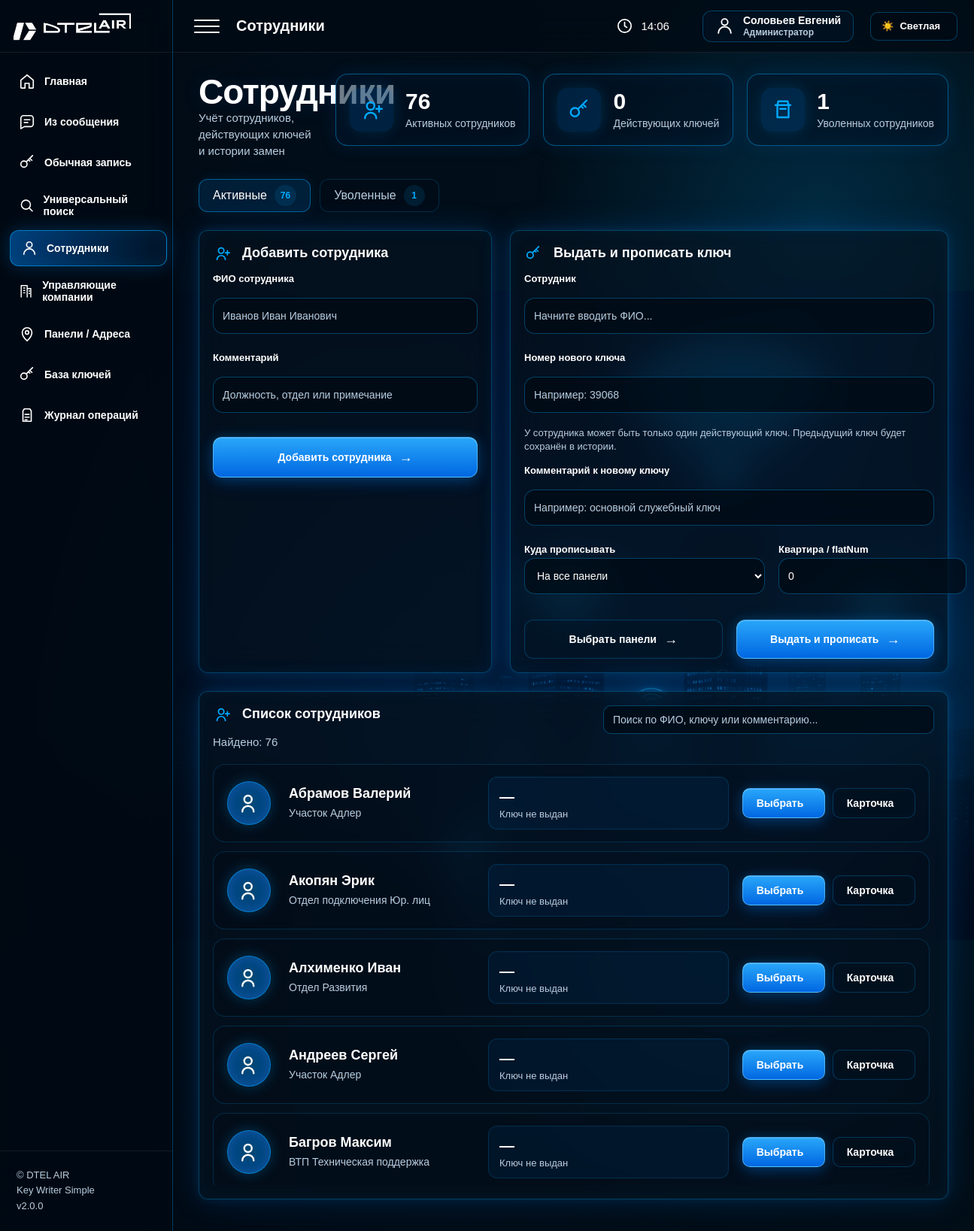
Page /employees (signed in) on the committed database.
### tables this page shows
CREATE TABLE employees (
            id INTEGER PRIMARY KEY AUTOINCREMENT,
            full_name TEXT NOT NULL,
            note TEXT DEFAULT '',
            enabled INTEGER DEFAULT 1,
            created_at TEXT DEFAULT CURRENT_TIMESTAMP
        , updated_at TEXT DEFAULT '', dismissed_at TEXT DEFAULT NULL);

### app/routers/employees.py (the view)
@router.get("/employees", response_class=HTMLResponse)
def employees_page(request: Request):
    return templates.TemplateResponse(
        "employees.html",
        {
            "request": request,
            "panels": get_panels(),
            "employees": get_active_employees(),
            "employees_count": get_employees_count(),
            "dismissed_count": get_dismissed_employees_count(),
            "employee_keys_count": get_employee_keys_count(),
            "current_view": "active",
        },
    )

### app/templates/employees.html (shortened to what this page needs)
{% extends 'base.html' %}
{% block page_name %}Сотрудники{% endblock %}
{% block content %}
<div class="employees-hero">
    <div>
        <h1>Сотрудники</h1>
        <p class="subtitle">Учёт сотрудников, действующих ключей и истории замен</p>
    </div>
    <div class="employees-stats">
        <div class="employees-stat-card">
            <div class="employees-stat-icon">
                <svg viewBox="0 0 24 24">
                    <path d="M17 21a6 6 0 0 0-12 0"/>
                    <circle cx="11" cy="8" r="4"/>
                    <path d="M20 8v6M17 11h6"/>
                </svg>
            </div>
            <div>
                <b>{{ employees_count or 0 }}</b>
                <span>Активных сотрудников</span>
            </div>
        </div>
        <div class="employees-stat-card">
            <div class="employees-stat-icon">
                <svg viewBox="0 0 24 24">
                    <circle cx="7.5" cy="14.5" r="4.5"/>
                    <path d="m11 11 9-9M16 6l3 3M14 8l2 2"/>
                </svg>
            </div>
            <div>
                <b>{{ employee_keys_count or 0 }}</b>
                <span>Действующих ключей</span>
            </div>
        </div>
        <div class="employees-stat-card">
            <div class="employees-stat-icon">
                <svg viewBox="0 0 24 24">
                    <path d="M4 7h16M7 3h10l1 4H6l1-4Z"/>
                    <path d="M6 7v13h12V7"/>
                    <path d="M9 11h6"/>
                </svg>
            </div>
            <div>
                <b>{{ dismissed_count or 0 }}</b>
                <span>Уволенных сотрудников</span>
            </div>
        </div>
    </div>
</div>
<div class="employee-view-tabs">
    <a
        href="/employees"
        class="employee-view-tab {% if current_view == 'active' %}active{% endif %}"
    >
        Активные
        <span>{{ employees_count or 0 }}</span>
    </a>
    <a
        href="/employees/dismissed"
        class="employee-view-tab {% if current_view == 'dismissed' %}active{% endif %}"
    >
        Уволенные
        <span>{{ dismissed_count or 0 }}</span>
    </a>
</div>
{% if current_view != 'dismissed' %}
<div class="employees-top-grid">
    <div class="panel employee-add-panel">
        <h2>
            <span class="title-svg-icon">
                <svg viewBox="0 0 24 24">
                    <path d="M17 21a6 6 0 0 0-12 0"/>
                    <circle cx="11" cy="8" r="4"/>
                    <path d="M20 8v6M17 11h6"/>
                </svg>
            </span>
            Добавить сотрудника
        </h2>
        <form method="post" action="/employees/add">
            <label>ФИО сотрудника</label>
            <input
                name="full_name"
                placeholder="Иванов Иван Иванович"
                autocomplete="off"
                required
            >
            <label>Комментарий</label>
            <input
                name="note"
                placeholder="Должность, отдел или примечание"
                autocomplete="off"
            >
            <button type="submit" class="btn employees-wide-btn">
                Добавить сотрудника
            </button>
        </form>
    </div>
    <div class="panel employee-write-panel">
        <h2>
            <span class="title-svg-icon">
                <svg viewBox="0 0 24 24">
                    <circle cx="7.5" cy="14.5" r="4.5"/>
                    <path d="m11 11 9-9M16 6l3 3M14 8l2 2"/>
                </svg>
            </span>
            Выдать и прописать ключ
        </h2>
        <form method="post" action="/employees/write" id="employeeWriteForm">
            <label>Сотрудник</label>
            <input
                type="text"
                id="employeeWriteSearch"
                name="employee_name"
                placeholder="Начните вводить ФИО..."
                autocomplete="off"
                required
            >
            <label>Номер нового ключа</label>
            <input
                name="key_value"
                placeholder="Например: 39068"
                autocomplete="off"
                required
            >
            <p class="field-hint">
                У сотрудника может быть только один действующий ключ.
                Предыдущий ключ будет сохранён в истории.
            </p>
            <label>Комментарий к новому ключу</label>
            <input
                name="new_key_comment"
                placeholder="Например: основной служебный ключ"
                autocomplete="off"
            >
            <div class="employee-write-row">
                <div>
                    <label>Куда прописывать</label>
                    <select name="scope" id="employeeScope">
                        <option value="all">На все панели</option>
                    </select>
                </div>
                <div>
                    <label>Квартира / flatNum</label>
                    <input name="flat_num" value="0">
                </div>
            </div>
            <div class="employee-write-actions">
                <button type="button" class="btn btn-ghost" id="openEmployeePanelsModal">
                    Выбрать панели
                </button>
                <button type="submit" class="btn">
                    Выдать и прописать
                </button>
            </div>
        </form>
    </div>
</div>
{% endif %}
<div class="panel employees-list-panel">
    <div class="panel-list-head">
        <div>
            <h2>
                <span class="title-svg-icon">
                    <svg viewBox="0 0 24 24">
                        <path d="M17 21a6 6 0 0 0-12 0"/>
                        <circle cx="11" cy="8" r="4"/>
                        <path d="M20 8v6M17 11h6"/>
                    </svg>
                </span>
                {% if current_view == 'dismissed' %}
                    Уволенные сотрудники
                {% else %}
                    Список сотрудников
                {% endif %}
            </h2>
            <p class="subtitle">
                Найдено:
                <span id="employeesFound">{{ employees|length }}</span>
            </p>
        </div>
        <div class="panel-search employees-search-box">
            <input
                type="text"
                id="employeesSearch"
                placeholder="Поиск по ФИО, ключу или комментарию..."
                autocomplete="off"
            >
        </div>
    </div>
    <div class="employees-cards" id="employeesCards">
        {% for e in employees %}
        <div
            class="employee-card {% if current_view == 'dismissed' %}employee-card-dismissed{% endif %}"
            data-search="
                {{ e.full_name }}
                {{ e.note or '' }}
                {{ e.active_key_number or '' }}
                {{ e.last_key_number or '' }}
                {{ e.active_key_comment or '' }}
            "
        >
            <div class="employee-avatar">
                <svg viewBox="0 0 24 24">
                    <path d="M17 21a6 6 0 0 0-12 0"/>
                    <circle cx="11" cy="8" r="4"/>
                </svg>
            </div>
            <div class="employee-card-main">
                <b>{{ e.full_name }}</b>
                <span>{{ e.note or 'Без комментария' }}</span>
            </div>
            <div class="employee-card-stat">
                {% if current_view == 'dismissed' %}
                    <b>{{ e.last_key_number or '—' }}</b>
                    <span>Последний ключ</span>
                    <small>История: {{ e.history_count or 0 }}</small>
                {% elif e.active_key_number %}
                    <b>{{ e.active_key_number }}</b>
                    <span>Действующий ключ</span>
                    {% if e.active_key_comment %}
                    <small>{{ e.active_key_comment }}</small>
                    {% endif %}
                {% else %}
                    <b>—</b>
                    <span>Ключ не выдан</span>
                {% endif %}
            </div>
            <div class="employee-card-actions">
                {% if current_view != 'dismissed' %}
                <button
                    type="button"
                    class="btn btn-small"
                    data-employee-select="{{ e.full_name }}"
                >
                    Выбрать
                </button>
                {% endif %}
                <a
                    href="/employees/{{ e.id }}"
                    class="btn btn-small btn-ghost"
                >
                    Карточка
                </a>
            </div>
        </div>
        {% endfor %}
    </div>
</div>
{% endblock %}

### app/templates/base.html (shortened to what this page needs)
<!DOCTYPE html>
<html lang="ru">
<head>
    <link rel="stylesheet" href="/static/css/style.css">
</head>
<body>
<div class="app-shell">
    <aside class="sidebar">
        <div class="brand">
            <img src="/static/img/logo.png" alt="DTEL AIR">
        </div>
        <nav class="sidebar-nav">
            <a class="nav-item" href="/">
                <svg viewBox="0 0 24 24"><path d="M3 10.5 12 3l9 7.5V21a1 1 0 0 1-1 1h-5v-7H9v7H4a1 1 0 0 1-1-1z"/></svg>
                <span>Главная</span>
            </a>
            <a class="nav-item" href="/message">
                <svg viewBox="0 0 24 24"><path d="M21 15a4 4 0 0 1-4 4H8l-5 3V7a4 4 0 0 1 4-4h10a4 4 0 0 1 4 4z"/><path d="M8 9h8M8 13h5"/></svg>
                <span>Из сообщения</span>
            </a>
            <a class="nav-item" href="/write/manual">
                <svg viewBox="0 0 24 24"><circle cx="7.5" cy="14.5" r="4.5"/><path d="m11 11 9-9M16 6l3 3M14 8l2 2"/></svg>
                <span>Обычная запись</span>
            </a>
            <a class="nav-item" href="/search">
                <svg viewBox="0 0 24 24"><circle cx="11" cy="11" r="7"/><path d="m16.5 16.5 4.5 4.5"/></svg>
                <span>Универсальный поиск</span>
            </a>
            <a class="nav-item" href="/employees">
                <svg viewBox="0 0 24 24"><path d="M20 21a8 8 0 0 0-16 0"/><circle cx="12" cy="7" r="4"/></svg>
                <span>Сотрудники</span>
            </a>
            <a class="nav-item" href="/uk">
                <svg viewBox="0 0 24 24"><path d="M4 22V3h10v19M14 8h6v14"/><path d="M8 7h2M8 11h2M8 15h2M17 12h1M17 16h1"/></svg>
                <span>Управляющие компании</span>
            </a>
            <a class="nav-item" href="/panels">
                <svg viewBox="0 0 24 24"><path d="M12 22s7-6.2 7-12a7 7 0 0 0-14 0c0 5.8 7 12 7 12z"/><circle cx="12" cy="10" r="2.5"/></svg>
                <span>Панели / Адреса</span>
            </a>
            <a class="nav-item" href="/keys">
                <svg viewBox="0 0 24 24"><circle cx="7.5" cy="14.5" r="4.5"/><path d="m11 11 9-9M16 6l3 3M14 8l2 2"/></svg>
                <span>База ключей</span>
            </a>
            <a class="nav-item" href="/log">
                <svg viewBox="0 0 24 24"><path d="M8 3h8l2 3v15H6V6z"/><path d="M9 11h6M9 15h6M9 19h3"/></svg>
                <span>Журнал операций</span>
            </a>
        </nav>
        <div class="sidebar-footer">
            <div>© DTEL AIR</div>
            <div>Key Writer Simple</div>
            <div>v2.0.0</div>
        </div>
    </aside>
    <main class="main">
        <header class="topbar">
            <div class="topbar-left">
                <div class="burger">
                    <span></span>
                    <span></span>
                    <span></span>
                </div>
                <div class="top-title">
                    {% block page_name %}Панель управления{% endblock %}
                </div>
            </div>
            <div class="topbar-right">
                <div class="top-info">
                    <svg viewBox="0 0 24 24">
                        <circle cx="12" cy="12" r="9"/>
                        <path d="M12 7v5l3 2"/>
                    </svg>
                    <span id="live-time">--:--</span>
                </div>
                <a class="user-pill" href="/users" title="Пользователи">
                    <svg viewBox="0 0 24 24">
                        <path d="M20 21a8 8 0 0 0-16 0"/>
                        <circle cx="12" cy="7" r="4"/>
                    </svg>
                    <span class="user-pill-text">
                        <b>
                            {% if current_user(request) %}
                                {{ current_user(request)["full_name"] }}
                            {% else %}
                                Пользователь
                            {% endif %}
                        </b>
                        <small>
                            {% if current_user(request) %}
                                {% if current_user(request)["role"] == "admin" %}
                                    Администратор
                                {% else %}
                                    Оператор
                                {% endif %}
                            {% else %}
                                Гость
                            {% endif %}
                        </small>
                    </span>
                </a>
                <button type="button" class="theme-toggle theme-icon-only" id="themeToggle">
                    <span class="theme-icon">☀️</span>
                    <span class="theme-text">Светлая</span>
                </button>
            </div>
        </header>
        <section class="content">
            {% block content %}{% endblock %}
        </section>
    </main>
</div>
</body>
</html>

### rows in the picture
employees: full_name "Соловьев Евгений"
employees: full_name "Абрамов Валерий", note "Участок Адлер"
employees: full_name "Акопян Эрик", note "Отдел подключения Юр. лиц"
employees: full_name "Алхименко Иван", note "Отдел Развития"
employees: full_name "Андреев Сергей", note "Участок Адлер"
employees: full_name "Багров Максим", note "ВТП Техническая поддержка"

### other values in the picture
{{ employees_count or 0 }} "76"
{{ employee_keys_count or 0 }} "0"
{{ dismissed_count or 0 }} "1"
{{ employees|length }} "76"
